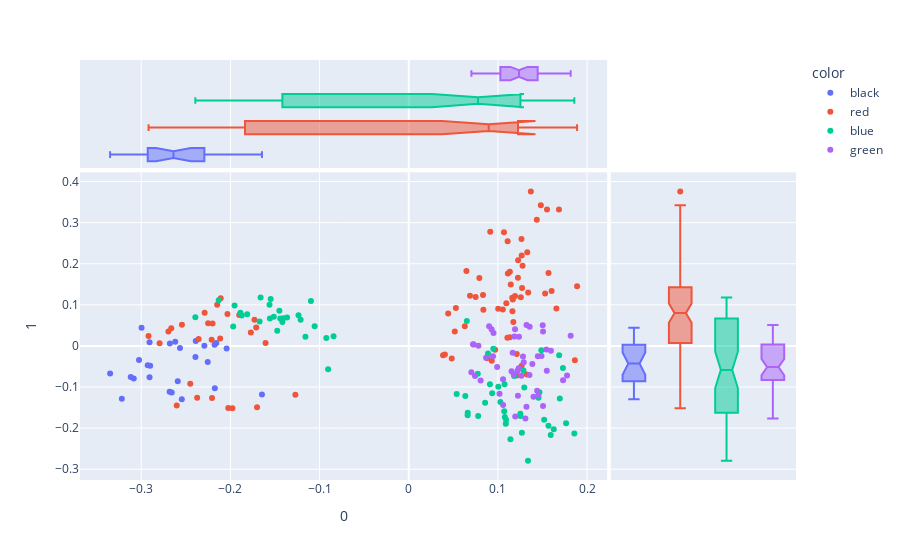

The cell this chart's notebook holds for it:
### Code cell
px.scatter(DCM, 0, 1, 
           color=DOC['cover color'], 
           hover_name=DOC.file, 
           marginal_x='box', marginal_y='box', height=1000)

### Figure 1 — Plotly figure (JSON) as saved in the notebook; plotly's stock layout.template omitted (floating-point values rounded to 4 significant figures)
{"data": [{"hovertemplate": "<b>%{hovertext}</b><br><br>color=black<br>0=%{x}<br>1=%{y}<extra></extra>", "hovertext": ["Collins_HungerGames", "Collins_HungerGames", "Collins_HungerGames", "Collins_HungerGames", "Collins_HungerGames", "Collins_HungerGames", "Collins_HungerGames", "Collins_HungerGames", "Collins_HungerGames", "Collins_HungerGames", "Collins_HungerGames", "Collins_HungerGames", "Collins_HungerGames", "Collins_HungerGames", "Collins_HungerGames", "Collins_HungerGames", "Collins_HungerGames", "Collins_HungerGames", "Collins_HungerGames", "Collins_HungerGames", "Collins_HungerGames", "Collins_HungerGames", "Collins_HungerGames", "Collins_HungerGames", "Collins_HungerGames", "Collins_HungerGames"], "legendgroup": "black", "marker": {"color": "#636efa", "symbol": "circle"}, "mode": "markers", "name": "black", "orientation": "v", "showlegend": true, "type": "scatter", "x": [-0.2996, -0.2158, -0.2679, -0.2566, -0.2292, -0.2043, -0.29, -0.2619, -0.2388, -0.2254, -0.3218, -0.2682, -0.2545, -0.2175, -0.3025, -0.3349, -0.2658, -0.3084, -0.2591, -0.2178, -0.3118, -0.2927, -0.2907, -0.1646, -0.2392, -0.2907], "xaxis": "x", "y": [0.04396, 0.007362, 0.005752, -0.005004, 0.0001372, -0.006109, -0.04856, 0.00997, 0.01179, -0.03938, -0.1286, -0.1113, -0.1296, -0.1033, -0.03438, -0.06737, -0.1134, -0.07928, -0.08587, 0.00287, -0.07568, -0.04675, -0.07655, -0.1185, -0.02696, 0.009032], "yaxis": "y"}, {"alignmentgroup": "True", "hovertemplate": "<b>%{hovertext}</b><br><br>color=black<br>0=%{x}<extra></extra>", "hovertext": ["Collins_HungerGames", "Collins_HungerGames", "Collins_HungerGames", "Collins_HungerGames", "Collins_HungerGames", "Collins_HungerGames", "Collins_HungerGames", "Collins_HungerGames", "Collins_HungerGames", "Collins_HungerGames", "Collins_HungerGames", "Collins_HungerGames", "Collins_HungerGames", "Collins_HungerGames", "Collins_HungerGames", "Collins_HungerGames", "Collins_HungerGames", "Collins_HungerGames", "Collins_HungerGames", "Collins_HungerGames", "Collins_HungerGames", "Collins_HungerGames", "Collins_HungerGames", "Collins_HungerGames", "Collins_HungerGames", "Collins_HungerGames"], "legendgroup": "black", "marker": {"color": "#636efa", "symbol": "circle"}, "name": "black", "notched": true, "offsetgroup": "black", "showlegend": false, "type": "box", "x": [-0.2996, -0.2158, -0.2679, -0.2566, -0.2292, -0.2043, -0.29, -0.2619, -0.2388, -0.2254, -0.3218, -0.2682, -0.2545, -0.2175, -0.3025, -0.3349, -0.2658, -0.3084, -0.2591, -0.2178, -0.3118, -0.2927, -0.2907, -0.1646, -0.2392, -0.2907], "xaxis": "x3", "yaxis": "y3"}, {"alignmentgroup": "True", "hovertemplate": "<b>%{hovertext}</b><br><br>color=black<br>1=%{y}<extra></extra>", "hovertext": ["Collins_HungerGames", "Collins_HungerGames", "Collins_HungerGames", "Collins_HungerGames", "Collins_HungerGames", "Collins_HungerGames", "Collins_HungerGames", "Collins_HungerGames", "Collins_HungerGames", "Collins_HungerGames", "Collins_HungerGames", "Collins_HungerGames", "Collins_HungerGames", "Collins_HungerGames", "Collins_HungerGames", "Collins_HungerGames", "Collins_HungerGames", "Collins_HungerGames", "Collins_HungerGames", "Collins_HungerGames", "Collins_HungerGames", "Collins_HungerGames", "Collins_HungerGames", "Collins_HungerGames", "Collins_HungerGames", "Collins_HungerGames"], "legendgroup": "black", "marker": {"color": "#636efa", "symbol": "circle"}, "name": "black", "notched": true, "offsetgroup": "black", "showlegend": false, "type": "box", "xaxis": "x2", "y": [0.04396, 0.007362, 0.005752, -0.005004, 0.0001372, -0.006109, -0.04856, 0.00997, 0.01179, -0.03938, -0.1286, -0.1113, -0.1296, -0.1033, -0.03438, -0.06737, -0.1134, -0.07928, -0.08587, 0.00287, -0.07568, -0.04675, -0.07655, -0.1185, -0.02696, 0.009032], "yaxis": "y2"}, {"hovertemplate": "<b>%{hovertext}</b><br><br>color=red<br>0=%{x}<br>1=%{y}<extra></extra>", "hovertext": ["Collins_CatchingFire", "Collins_CatchingFire", "Collins_CatchingFire", "Collins_CatchingFire", "Collins_CatchingFire", "Collins_CatchingFire", "Collins_CatchingFire", "Collins_CatchingFire", "Collins_CatchingFire", "Collins_CatchingFire", "Collins_CatchingFire", "Collins_CatchingFire", "Collins_CatchingFire", "Collins_CatchingFire", "Collins_CatchingFire", "Collins_CatchingFire", "Collins_CatchingFire", "Collins_CatchingFire", "Collins_CatchingFire", "Collins_CatchingFire", "Collins_CatchingFire", "Collins_CatchingFire", "Collins_CatchingFire", "Collins_CatchingFire", "Collins_CatchingFire", "Collins_CatchingFire", "Collins_CatchingFire", "Roth_Allegiant", "Roth_Allegiant", "Roth_Allegiant", "Roth_Allegiant", "Roth_Allegiant", "Roth_Allegiant", "Roth_Allegiant", "Roth_Allegiant", "Roth_Allegiant", "Roth_Allegiant", "Roth_Allegiant", "Roth_Allegiant", "Roth_Allegiant", "Roth_Allegiant", "Roth_Allegiant", "Roth_Allegiant", "Roth_Allegiant", "Roth_Allegiant", "Roth_Allegiant", "Roth_Allegiant", "Roth_Allegiant", "Roth_Allegiant", "Roth_Allegiant", "Roth_Allegiant", "Roth_Allegiant", "Roth_Allegiant", "Roth_Allegiant", "Roth_Allegiant", "Roth_Allegiant", "Roth_Allegiant", "Roth_Allegiant", "Roth_Allegiant", "Roth_Allegiant", "Roth_Allegiant", "Roth_Allegiant", "Roth_Allegiant", "Roth_Allegiant", "Roth_Allegiant", "Roth_Allegiant", "Roth_Allegiant", "Roth_Allegiant", "Roth_Allegiant", "Roth_Allegiant", "Roth_Allegiant", "Roth_Allegiant", "Roth_Allegiant", "Roth_Allegiant", "Roth_Allegiant", "Roth_Allegiant", "Roth_Allegiant", "Roth_Allegiant", "Roth_Allegiant", "Roth_Allegiant", "Roth_Allegiant", "Roth_Allegiant", "Roth_Allegiant", "Roth_Allegiant"], "legendgroup": "red", "marker": {"color": "#EF553B", "symbol": "circle"}, "mode": "markers", "name": "red", "orientation": "v", "showlegend": true, "type": "scatter", "x": [-0.2663, -0.2109, -0.2544, -0.2696, -0.173, -0.225, -0.1901, -0.1771, -0.2289, -0.2033, -0.1711, -0.2148, -0.2115, -0.2918, -0.2356, -0.2794, -0.22, -0.2211, -0.2206, -0.2602, -0.1272, -0.2024, -0.1978, -0.245, -0.2373, -0.1701, -0.1606, 0.1003, 0.1167, 0.1656, 0.1094, 0.0482, 0.0969, 0.1211, 0.1163, 0.09311, 0.1211, 0.1266, 0.07503, 0.1173, 0.1602, 0.1369, 0.05283, 0.1264, 0.1481, 0.07918, 0.1134, 0.06466, 0.1436, 0.1329, 0.09138, 0.1685, 0.1888, 0.1863, 0.06282, 0.1227, 0.08367, 0.1271, 0.1276, 0.1192, 0.1267, 0.134, 0.06867, 0.1551, 0.1109, 0.1068, 0.1111, 0.1055, 0.08797, 0.04422, 0.1567, 0.08329, 0.1134, 0.1324, 0.1529, 0.07291, 0.1257, 0.1144, 0.03847, 0.05167, 0.04055, 0.1161, 0.1224, 0.1106], "xaxis": "x", "y": [0.04317, 0.1158, 0.05124, 0.03527, 0.06369, 0.05493, 0.07545, 0.03287, 0.0805, 0.07774, 0.04499, 0.09994, 0.01793, 0.02443, 0.01674, 0.006772, 0.05446, 0.01526, -0.1266, -0.1449, -0.119, -0.1512, -0.1519, -0.09236, -0.1261, -0.1493, 0.007098, 0.09071, 0.1131, 0.09093, 0.1036, -0.03051, -0.009383, -0.01957, 0.08445, -0.03622, -0.0722, -0.0482, 0.1194, 0.05796, 0.1337, 0.376, 0.09213, 0.2605, 0.3421, 0.1654, 0.1808, 0.1824, 0.3072, 0.2282, 0.2781, 0.3321, 0.1449, -0.03507, 0.04804, 0.2082, 0.08828, 0.1411, 0.195, 0.1217, 0.2202, 0.1299, 0.1221, 0.3322, 0.2547, 0.2765, 0.1765, 0.08893, -0.02986, 0.07914, 0.1773, 0.1237, 0.02131, -0.06938, 0.1274, 0.003525, 0.1187, 0.1493, -0.02274, 0.03496, -0.02105, 0.1175, 0.166, 0.01983], "yaxis": "y"}, {"alignmentgroup": "True", "hovertemplate": "<b>%{hovertext}</b><br><br>color=red<br>0=%{x}<extra></extra>", "hovertext": ["Collins_CatchingFire", "Collins_CatchingFire", "Collins_CatchingFire", "Collins_CatchingFire", "Collins_CatchingFire", "Collins_CatchingFire", "Collins_CatchingFire", "Collins_CatchingFire", "Collins_CatchingFire", "Collins_CatchingFire", "Collins_CatchingFire", "Collins_CatchingFire", "Collins_CatchingFire", "Collins_CatchingFire", "Collins_CatchingFire", "Collins_CatchingFire", "Collins_CatchingFire", "Collins_CatchingFire", "Collins_CatchingFire", "Collins_CatchingFire", "Collins_CatchingFire", "Collins_CatchingFire", "Collins_CatchingFire", "Collins_CatchingFire", "Collins_CatchingFire", "Collins_CatchingFire", "Collins_CatchingFire", "Roth_Allegiant", "Roth_Allegiant", "Roth_Allegiant", "Roth_Allegiant", "Roth_Allegiant", "Roth_Allegiant", "Roth_Allegiant", "Roth_Allegiant", "Roth_Allegiant", "Roth_Allegiant", "Roth_Allegiant", "Roth_Allegiant", "Roth_Allegiant", "Roth_Allegiant", "Roth_Allegiant", "Roth_Allegiant", "Roth_Allegiant", "Roth_Allegiant", "Roth_Allegiant", "Roth_Allegiant", "Roth_Allegiant", "Roth_Allegiant", "Roth_Allegiant", "Roth_Allegiant", "Roth_Allegiant", "Roth_Allegiant", "Roth_Allegiant", "Roth_Allegiant", "Roth_Allegiant", "Roth_Allegiant", "Roth_Allegiant", "Roth_Allegiant", "Roth_Allegiant", "Roth_Allegiant", "Roth_Allegiant", "Roth_Allegiant", "Roth_Allegiant", "Roth_Allegiant", "Roth_Allegiant", "Roth_Allegiant", "Roth_Allegiant", "Roth_Allegiant", "Roth_Allegiant", "Roth_Allegiant", "Roth_Allegiant", "Roth_Allegiant", "Roth_Allegiant", "Roth_Allegiant", "Roth_Allegiant", "Roth_Allegiant", "Roth_Allegiant", "Roth_Allegiant", "Roth_Allegiant", "Roth_Allegiant", "Roth_Allegiant", "Roth_Allegiant", "Roth_Allegiant"], "legendgroup": "red", "marker": {"color": "#EF553B", "symbol": "circle"}, "name": "red", "notched": true, "offsetgroup": "red", "showlegend": false, "type": "box", "x": [-0.2663, -0.2109, -0.2544, -0.2696, -0.173, -0.225, -0.1901, -0.1771, -0.2289, -0.2033, -0.1711, -0.2148, -0.2115, -0.2918, -0.2356, -0.2794, -0.22, -0.2211, -0.2206, -0.2602, -0.1272, -0.2024, -0.1978, -0.245, -0.2373, -0.1701, -0.1606, 0.1003, 0.1167, 0.1656, 0.1094, 0.0482, 0.0969, 0.1211, 0.1163, 0.09311, 0.1211, 0.1266, 0.07503, 0.1173, 0.1602, 0.1369, 0.05283, 0.1264, 0.1481, 0.07918, 0.1134, 0.06466, 0.1436, 0.1329, 0.09138, 0.1685, 0.1888, 0.1863, 0.06282, 0.1227, 0.08367, 0.1271, 0.1276, 0.1192, 0.1267, 0.134, 0.06867, 0.1551, 0.1109, 0.1068, 0.1111, 0.1055, 0.08797, 0.04422, 0.1567, 0.08329, 0.1134, 0.1324, 0.1529, 0.07291, 0.1257, 0.1144, 0.03847, 0.05167, 0.04055, 0.1161, 0.1224, 0.1106], "xaxis": "x3", "yaxis": "y3"}, {"alignmentgroup": "True", "hovertemplate": "<b>%{hovertext}</b><br><br>color=red<br>1=%{y}<extra></extra>", "hovertext": ["Collins_CatchingFire", "Collins_CatchingFire", "Collins_CatchingFire", "Collins_CatchingFire", "Collins_CatchingFire", "Collins_CatchingFire", "Collins_CatchingFire", "Collins_CatchingFire", "Collins_CatchingFire", "Collins_CatchingFire", "Collins_CatchingFire", "Collins_CatchingFire", "Collins_CatchingFire", "Collins_CatchingFire", "Collins_CatchingFire", "Collins_CatchingFire", "Collins_CatchingFire", "Collins_CatchingFire", "Collins_CatchingFire", "Collins_CatchingFire", "Collins_CatchingFire", "Collins_CatchingFire", "Collins_CatchingFire", "Collins_CatchingFire", "Collins_CatchingFire", "Collins_CatchingFire", "Collins_CatchingFire", "Roth_Allegiant", "Roth_Allegiant", "Roth_Allegiant", "Roth_Allegiant", "Roth_Allegiant", "Roth_Allegiant", "Roth_Allegiant", "Roth_Allegiant", "Roth_Allegiant", "Roth_Allegiant", "Roth_Allegiant", "Roth_Allegiant", "Roth_Allegiant", "Roth_Allegiant", "Roth_Allegiant", "Roth_Allegiant", "Roth_Allegiant", "Roth_Allegiant", "Roth_Allegiant", "Roth_Allegiant", "Roth_Allegiant", "Roth_Allegiant", "Roth_Allegiant", "Roth_Allegiant", "Roth_Allegiant", "Roth_Allegiant", "Roth_Allegiant", "Roth_Allegiant", "Roth_Allegiant", "Roth_Allegiant", "Roth_Allegiant", "Roth_Allegiant", "Roth_Allegiant", "Roth_Allegiant", "Roth_Allegiant", "Roth_Allegiant", "Roth_Allegiant", "Roth_Allegiant", "Roth_Allegiant", "Roth_Allegiant", "Roth_Allegiant", "Roth_Allegiant", "Roth_Allegiant", "Roth_Allegiant", "Roth_Allegiant", "Roth_Allegiant", "Roth_Allegiant", "Roth_Allegiant", "Roth_Allegiant", "Roth_Allegiant", "Roth_Allegiant", "Roth_Allegiant", "Roth_Allegiant", "Roth_Allegiant", "Roth_Allegiant", "Roth_Allegiant", "Roth_Allegiant"], "legendgroup": "red", "marker": {"color": "#EF553B", "symbol": "circle"}, "name": "red", "notched": true, "offsetgroup": "red", "showlegend": false, "type": "box", "xaxis": "x2", "y": [0.04317, 0.1158, 0.05124, 0.03527, 0.06369, 0.05493, 0.07545, 0.03287, 0.0805, 0.07774, 0.04499, 0.09994, 0.01793, 0.02443, 0.01674, 0.006772, 0.05446, 0.01526, -0.1266, -0.1449, -0.119, -0.1512, -0.1519, -0.09236, -0.1261, -0.1493, 0.007098, 0.09071, 0.1131, 0.09093, 0.1036, -0.03051, -0.009383, -0.01957, 0.08445, -0.03622, -0.0722, -0.0482, 0.1194, 0.05796, 0.1337, 0.376, 0.09213, 0.2605, 0.3421, 0.1654, 0.1808, 0.1824, 0.3072, 0.2282, 0.2781, 0.3321, 0.1449, -0.03507, 0.04804, 0.2082, 0.08828, 0.1411, 0.195, 0.1217, 0.2202, 0.1299, 0.1221, 0.3322, 0.2547, 0.2765, 0.1765, 0.08893, -0.02986, 0.07914, 0.1773, 0.1237, 0.02131, -0.06938, 0.1274, 0.003525, 0.1187, 0.1493, -0.02274, 0.03496, -0.02105, 0.1175, 0.166, 0.01983], "yaxis": "y2"}, {"hovertemplate": "<b>%{hovertext}</b><br><br>color=blue<br>0=%{x}<br>1=%{y}<extra></extra>", "hovertext": ["Collins_Mockingjay", "Collins_Mockingjay", "Collins_Mockingjay", "Collins_Mockingjay", "Collins_Mockingjay", "Collins_Mockingjay", "Collins_Mockingjay", "Collins_Mockingjay", "Collins_Mockingjay", "Collins_Mockingjay", "Collins_Mockingjay", "Collins_Mockingjay", "Collins_Mockingjay", "Collins_Mockingjay", "Collins_Mockingjay", "Collins_Mockingjay", "Collins_Mockingjay", "Collins_Mockingjay", "Collins_Mockingjay", "Collins_Mockingjay", "Collins_Mockingjay", "Collins_Mockingjay", "Collins_Mockingjay", "Collins_Mockingjay", "Collins_Mockingjay", "Collins_Mockingjay", "Collins_Mockingjay", "Roth_Divergent", "Roth_Divergent", "Roth_Divergent", "Roth_Divergent", "Roth_Divergent", "Roth_Divergent", "Roth_Divergent", "Roth_Divergent", "Roth_Divergent", "Roth_Divergent", "Roth_Divergent", "Roth_Divergent", "Roth_Divergent", "Roth_Divergent", "Roth_Divergent", "Roth_Divergent", "Roth_Divergent", "Roth_Divergent", "Roth_Divergent", "Roth_Divergent", "Roth_Divergent", "Roth_Divergent", "Roth_Divergent", "Roth_Divergent", "Roth_Divergent", "Roth_Divergent", "Roth_Divergent", "Roth_Divergent", "Roth_Divergent", "Roth_Divergent", "Roth_Divergent", "Roth_Divergent", "Roth_Divergent", "Roth_Divergent", "Roth_Divergent", "Roth_Divergent", "Roth_Divergent", "Roth_Divergent", "Roth_Divergent"], "legendgroup": "blue", "marker": {"color": "#00cc96", "symbol": "circle"}, "mode": "markers", "name": "blue", "orientation": "v", "showlegend": true, "type": "scatter", "x": [-0.2131, -0.1954, -0.1557, -0.1888, -0.1873, -0.1661, -0.09247, -0.1549, -0.2394, -0.1055, -0.1237, -0.1451, -0.1097, -0.1562, -0.1441, -0.1673, -0.1475, -0.1406, -0.1364, -0.08433, -0.1417, -0.09044, -0.1514, -0.1159, -0.1213, -0.1812, -0.1969, 0.08889, 0.07741, 0.09484, 0.06514, 0.1182, 0.114, 0.1071, 0.08564, 0.1077, 0.06342, 0.1487, 0.07783, 0.06611, 0.06602, 0.1286, 0.1075, 0.1089, 0.1251, 0.09108, 0.1764, 0.1269, 0.05373, 0.1253, 0.1092, 0.1626, 0.1004, 0.1028, 0.1729, 0.1296, 0.1337, 0.1455, 0.09355, 0.1567, 0.1687, 0.1518, 0.1466, 0.1857, 0.1592, 0.1694], "xaxis": "x", "y": [0.1112, 0.09812, 0.06654, 0.08084, 0.07419, 0.1181, 0.01928, 0.1142, 0.06996, 0.04789, 0.07457, 0.0858, 0.1094, 0.1005, 0.06665, 0.05915, 0.03688, 0.06716, 0.06898, 0.02342, 0.05795, -0.05672, 0.07081, 0.02233, 0.06398, 0.07724, 0.04706, -0.0187, -0.06791, -0.006873, 0.06081, -0.0732, -0.2269, -0.1588, -0.1383, -0.1733, -0.1219, -0.01048, -0.1708, -0.1624, -0.1685, -0.05997, -0.09339, -0.1893, -0.1651, -0.09322, -0.1881, -0.2114, -0.1173, -0.1708, -0.1795, -0.2029, -0.09928, -0.1365, -0.05391, -0.1014, -0.2798, -0.1264, -0.115, -0.1944, -0.02252, -0.1798, -0.1128, -0.2134, -0.2169, -0.1282], "yaxis": "y"}, {"alignmentgroup": "True", "hovertemplate": "<b>%{hovertext}</b><br><br>color=blue<br>0=%{x}<extra></extra>", "hovertext": ["Collins_Mockingjay", "Collins_Mockingjay", "Collins_Mockingjay", "Collins_Mockingjay", "Collins_Mockingjay", "Collins_Mockingjay", "Collins_Mockingjay", "Collins_Mockingjay", "Collins_Mockingjay", "Collins_Mockingjay", "Collins_Mockingjay", "Collins_Mockingjay", "Collins_Mockingjay", "Collins_Mockingjay", "Collins_Mockingjay", "Collins_Mockingjay", "Collins_Mockingjay", "Collins_Mockingjay", "Collins_Mockingjay", "Collins_Mockingjay", "Collins_Mockingjay", "Collins_Mockingjay", "Collins_Mockingjay", "Collins_Mockingjay", "Collins_Mockingjay", "Collins_Mockingjay", "Collins_Mockingjay", "Roth_Divergent", "Roth_Divergent", "Roth_Divergent", "Roth_Divergent", "Roth_Divergent", "Roth_Divergent", "Roth_Divergent", "Roth_Divergent", "Roth_Divergent", "Roth_Divergent", "Roth_Divergent", "Roth_Divergent", "Roth_Divergent", "Roth_Divergent", "Roth_Divergent", "Roth_Divergent", "Roth_Divergent", "Roth_Divergent", "Roth_Divergent", "Roth_Divergent", "Roth_Divergent", "Roth_Divergent", "Roth_Divergent", "Roth_Divergent", "Roth_Divergent", "Roth_Divergent", "Roth_Divergent", "Roth_Divergent", "Roth_Divergent", "Roth_Divergent", "Roth_Divergent", "Roth_Divergent", "Roth_Divergent", "Roth_Divergent", "Roth_Divergent", "Roth_Divergent", "Roth_Divergent", "Roth_Divergent", "Roth_Divergent"], "legendgroup": "blue", "marker": {"color": "#00cc96", "symbol": "circle"}, "name": "blue", "notched": true, "offsetgroup": "blue", "showlegend": false, "type": "box", "x": [-0.2131, -0.1954, -0.1557, -0.1888, -0.1873, -0.1661, -0.09247, -0.1549, -0.2394, -0.1055, -0.1237, -0.1451, -0.1097, -0.1562, -0.1441, -0.1673, -0.1475, -0.1406, -0.1364, -0.08433, -0.1417, -0.09044, -0.1514, -0.1159, -0.1213, -0.1812, -0.1969, 0.08889, 0.07741, 0.09484, 0.06514, 0.1182, 0.114, 0.1071, 0.08564, 0.1077, 0.06342, 0.1487, 0.07783, 0.06611, 0.06602, 0.1286, 0.1075, 0.1089, 0.1251, 0.09108, 0.1764, 0.1269, 0.05373, 0.1253, 0.1092, 0.1626, 0.1004, 0.1028, 0.1729, 0.1296, 0.1337, 0.1455, 0.09355, 0.1567, 0.1687, 0.1518, 0.1466, 0.1857, 0.1592, 0.1694], "xaxis": "x3", "yaxis": "y3"}, {"alignmentgroup": "True", "hovertemplate": "<b>%{hovertext}</b><br><br>color=blue<br>1=%{y}<extra></extra>", "hovertext": ["Collins_Mockingjay", "Collins_Mockingjay", "Collins_Mockingjay", "Collins_Mockingjay", "Collins_Mockingjay", "Collins_Mockingjay", "Collins_Mockingjay", "Collins_Mockingjay", "Collins_Mockingjay", "Collins_Mockingjay", "Collins_Mockingjay", "Collins_Mockingjay", "Collins_Mockingjay", "Collins_Mockingjay", "Collins_Mockingjay", "Collins_Mockingjay", "Collins_Mockingjay", "Collins_Mockingjay", "Collins_Mockingjay", "Collins_Mockingjay", "Collins_Mockingjay", "Collins_Mockingjay", "Collins_Mockingjay", "Collins_Mockingjay", "Collins_Mockingjay", "Collins_Mockingjay", "Collins_Mockingjay", "Roth_Divergent", "Roth_Divergent", "Roth_Divergent", "Roth_Divergent", "Roth_Divergent", "Roth_Divergent", "Roth_Divergent", "Roth_Divergent", "Roth_Divergent", "Roth_Divergent", "Roth_Divergent", "Roth_Divergent", "Roth_Divergent", "Roth_Divergent", "Roth_Divergent", "Roth_Divergent", "Roth_Divergent", "Roth_Divergent", "Roth_Divergent", "Roth_Divergent", "Roth_Divergent", "Roth_Divergent", "Roth_Divergent", "Roth_Divergent", "Roth_Divergent", "Roth_Divergent", "Roth_Divergent", "Roth_Divergent", "Roth_Divergent", "Roth_Divergent", "Roth_Divergent", "Roth_Divergent", "Roth_Divergent", "Roth_Divergent", "Roth_Divergent", "Roth_Divergent", "Roth_Divergent", "Roth_Divergent", "Roth_Divergent"], "legendgroup": "blue", "marker": {"color": "#00cc96", "symbol": "circle"}, "name": "blue", "notched": true, "offsetgroup": "blue", "showlegend": false, "type": "box", "xaxis": "x2", "y": [0.1112, 0.09812, 0.06654, 0.08084, 0.07419, 0.1181, 0.01928, 0.1142, 0.06996, 0.04789, 0.07457, 0.0858, 0.1094, 0.1005, 0.06665, 0.05915, 0.03688, 0.06716, 0.06898, 0.02342, 0.05795, -0.05672, 0.07081, 0.02233, 0.06398, 0.07724, 0.04706, -0.0187, -0.06791, -0.006873, 0.06081, -0.0732, -0.2269, -0.1588, -0.1383, -0.1733, -0.1219, -0.01048, -0.1708, -0.1624, -0.1685, -0.05997, -0.09339, -0.1893, -0.1651, -0.09322, -0.1881, -0.2114, -0.1173, -0.1708, -0.1795, -0.2029, -0.09928, -0.1365, -0.05391, -0.1014, -0.2798, -0.1264, -0.115, -0.1944, -0.02252, -0.1798, -0.1128, -0.2134, -0.2169, -0.1282], "yaxis": "y2"}, {"hovertemplate": "<b>%{hovertext}</b><br><br>color=green<br>0=%{x}<br>1=%{y}<extra></extra>", "hovertext": ["Roth_Insurgent", "Roth_Insurgent", "Roth_Insurgent", "Roth_Insurgent", "Roth_Insurgent", "Roth_Insurgent", "Roth_Insurgent", "Roth_Insurgent", "Roth_Insurgent", "Roth_Insurgent", "Roth_Insurgent", "Roth_Insurgent", "Roth_Insurgent", "Roth_Insurgent", "Roth_Insurgent", "Roth_Insurgent", "Roth_Insurgent", "Roth_Insurgent", "Roth_Insurgent", "Roth_Insurgent", "Roth_Insurgent", "Roth_Insurgent", "Roth_Insurgent", "Roth_Insurgent", "Roth_Insurgent", "Roth_Insurgent", "Roth_Insurgent", "Roth_Insurgent", "Roth_Insurgent", "Roth_Insurgent", "Roth_Insurgent", "Roth_Insurgent", "Roth_Insurgent", "Roth_Insurgent", "Roth_Insurgent", "Roth_Insurgent", "Roth_Insurgent", "Roth_Insurgent", "Roth_Insurgent", "Roth_Insurgent", "Roth_Insurgent", "Roth_Insurgent", "Roth_Insurgent", "Roth_Insurgent", "Roth_Insurgent", "Roth_Insurgent", "Roth_Insurgent"], "legendgroup": "green", "marker": {"color": "#ab63fa", "symbol": "circle"}, "mode": "markers", "name": "green", "orientation": "v", "showlegend": true, "type": "scatter", "x": [0.09448, 0.08672, 0.07813, 0.1236, 0.08063, 0.122, 0.132, 0.129, 0.1192, 0.1165, 0.1506, 0.1816, 0.1281, 0.1153, 0.1194, 0.1308, 0.1386, 0.07202, 0.1448, 0.07026, 0.1453, 0.1233, 0.1057, 0.1018, 0.09915, 0.1059, 0.1177, 0.1548, 0.1489, 0.1185, 0.144, 0.1354, 0.1775, 0.09504, 0.1262, 0.1399, 0.0929, 0.1502, 0.09013, 0.1321, 0.1543, 0.07433, 0.1731, 0.1224, 0.1506, 0.1594, 0.1356], "xaxis": "x", "y": [-0.02492, -0.02864, 0.0003919, 0.02222, -0.0842, -0.06038, -0.1479, -0.03997, 0.04028, -0.01682, 0.03506, 0.02502, -0.02579, -0.06185, -0.172, -0.1768, -0.04419, 0.004364, -0.02543, -0.06427, -0.1199, -0.05405, -0.08142, -0.1161, -0.05154, -0.1438, -0.0689, -0.06024, -0.02477, 0.02279, -0.1092, -0.07051, -0.07208, 0.03164, -0.07283, -0.1237, 0.04054, 0.05011, 0.04807, 0.05104, -0.008543, -0.07351, -0.08367, -0.1213, -0.1464, -0.01186, 0.0464], "yaxis": "y"}, {"alignmentgroup": "True", "hovertemplate": "<b>%{hovertext}</b><br><br>color=green<br>0=%{x}<extra></extra>", "hovertext": ["Roth_Insurgent", "Roth_Insurgent", "Roth_Insurgent", "Roth_Insurgent", "Roth_Insurgent", "Roth_Insurgent", "Roth_Insurgent", "Roth_Insurgent", "Roth_Insurgent", "Roth_Insurgent", "Roth_Insurgent", "Roth_Insurgent", "Roth_Insurgent", "Roth_Insurgent", "Roth_Insurgent", "Roth_Insurgent", "Roth_Insurgent", "Roth_Insurgent", "Roth_Insurgent", "Roth_Insurgent", "Roth_Insurgent", "Roth_Insurgent", "Roth_Insurgent", "Roth_Insurgent", "Roth_Insurgent", "Roth_Insurgent", "Roth_Insurgent", "Roth_Insurgent", "Roth_Insurgent", "Roth_Insurgent", "Roth_Insurgent", "Roth_Insurgent", "Roth_Insurgent", "Roth_Insurgent", "Roth_Insurgent", "Roth_Insurgent", "Roth_Insurgent", "Roth_Insurgent", "Roth_Insurgent", "Roth_Insurgent", "Roth_Insurgent", "Roth_Insurgent", "Roth_Insurgent", "Roth_Insurgent", "Roth_Insurgent", "Roth_Insurgent", "Roth_Insurgent"], "legendgroup": "green", "marker": {"color": "#ab63fa", "symbol": "circle"}, "name": "green", "notched": true, "offsetgroup": "green", "showlegend": false, "type": "box", "x": [0.09448, 0.08672, 0.07813, 0.1236, 0.08063, 0.122, 0.132, 0.129, 0.1192, 0.1165, 0.1506, 0.1816, 0.1281, 0.1153, 0.1194, 0.1308, 0.1386, 0.07202, 0.1448, 0.07026, 0.1453, 0.1233, 0.1057, 0.1018, 0.09915, 0.1059, 0.1177, 0.1548, 0.1489, 0.1185, 0.144, 0.1354, 0.1775, 0.09504, 0.1262, 0.1399, 0.0929, 0.1502, 0.09013, 0.1321, 0.1543, 0.07433, 0.1731, 0.1224, 0.1506, 0.1594, 0.1356], "xaxis": "x3", "yaxis": "y3"}, {"alignmentgroup": "True", "hovertemplate": "<b>%{hovertext}</b><br><br>color=green<br>1=%{y}<extra></extra>", "hovertext": ["Roth_Insurgent", "Roth_Insurgent", "Roth_Insurgent", "Roth_Insurgent", "Roth_Insurgent", "Roth_Insurgent", "Roth_Insurgent", "Roth_Insurgent", "Roth_Insurgent", "Roth_Insurgent", "Roth_Insurgent", "Roth_Insurgent", "Roth_Insurgent", "Roth_Insurgent", "Roth_Insurgent", "Roth_Insurgent", "Roth_Insurgent", "Roth_Insurgent", "Roth_Insurgent", "Roth_Insurgent", "Roth_Insurgent", "Roth_Insurgent", "Roth_Insurgent", "Roth_Insurgent", "Roth_Insurgent", "Roth_Insurgent", "Roth_Insurgent", "Roth_Insurgent", "Roth_Insurgent", "Roth_Insurgent", "Roth_Insurgent", "Roth_Insurgent", "Roth_Insurgent", "Roth_Insurgent", "Roth_Insurgent", "Roth_Insurgent", "Roth_Insurgent", "Roth_Insurgent", "Roth_Insurgent", "Roth_Insurgent", "Roth_Insurgent", "Roth_Insurgent", "Roth_Insurgent", "Roth_Insurgent", "Roth_Insurgent", "Roth_Insurgent", "Roth_Insurgent"], "legendgroup": "green", "marker": {"color": "#ab63fa", "symbol": "circle"}, "name": "green", "notched": true, "offsetgroup": "green", "showlegend": false, "type": "box", "xaxis": "x2", "y": [-0.02492, -0.02864, 0.0003919, 0.02222, -0.0842, -0.06038, -0.1479, -0.03997, 0.04028, -0.01682, 0.03506, 0.02502, -0.02579, -0.06185, -0.172, -0.1768, -0.04419, 0.004364, -0.02543, -0.06427, -0.1199, -0.05405, -0.08142, -0.1161, -0.05154, -0.1438, -0.0689, -0.06024, -0.02477, 0.02279, -0.1092, -0.07051, -0.07208, 0.03164, -0.07283, -0.1237, 0.04054, 0.05011, 0.04807, 0.05104, -0.008543, -0.07351, -0.08367, -0.1213, -0.1464, -0.01186, 0.0464], "yaxis": "y2"}], "layout": {"autosize": true, "legend": {"title": {"text": "color"}, "tracegroupgap": 0}, "margin": {"t": 60}, "xaxis": {"anchor": "y", "autorange": true, "domain": [0, 0.7363], "range": [-0.3677, 0.2216], "title": {"text": "0"}, "type": "linear"}, "xaxis2": {"anchor": "y2", "autorange": true, "domain": [0.7413, 1], "matches": "x2", "range": [-0.5, 3.5], "showgrid": false, "showline": false, "showticklabels": false, "ticks": "", "type": "category"}, "xaxis3": {"anchor": "y3", "autorange": true, "domain": [0, 0.7363], "matches": "x", "range": [-0.3677, 0.2216], "showgrid": true, "showticklabels": false, "type": "linear"}, "xaxis4": {"anchor": "y4", "domain": [0.7413, 1], "matches": "x2", "showgrid": false, "showline": false, "showticklabels": false, "ticks": ""}, "yaxis": {"anchor": "x", "autorange": true, "domain": [0, 0.7326], "range": [-0.3211, 0.4173], "title": {"text": "1"}, "type": "linear"}, "yaxis2": {"anchor": "x2", "autorange": true, "domain": [0, 0.7326], "matches": "y", "range": [-0.3211, 0.4173], "showgrid": true, "showticklabels": false, "type": "linear"}, "yaxis3": {"anchor": "x3", "autorange": true, "domain": [0.7426, 1], "matches": "y3", "range": [-0.5, 3.5], "showgrid": false, "showline": false, "showticklabels": false, "ticks": "", "type": "category"}, "yaxis4": {"anchor": "x4", "domain": [0.7426, 1], "matches": "y3", "showgrid": true, "showline": false, "showticklabels": false, "ticks": ""}}}
